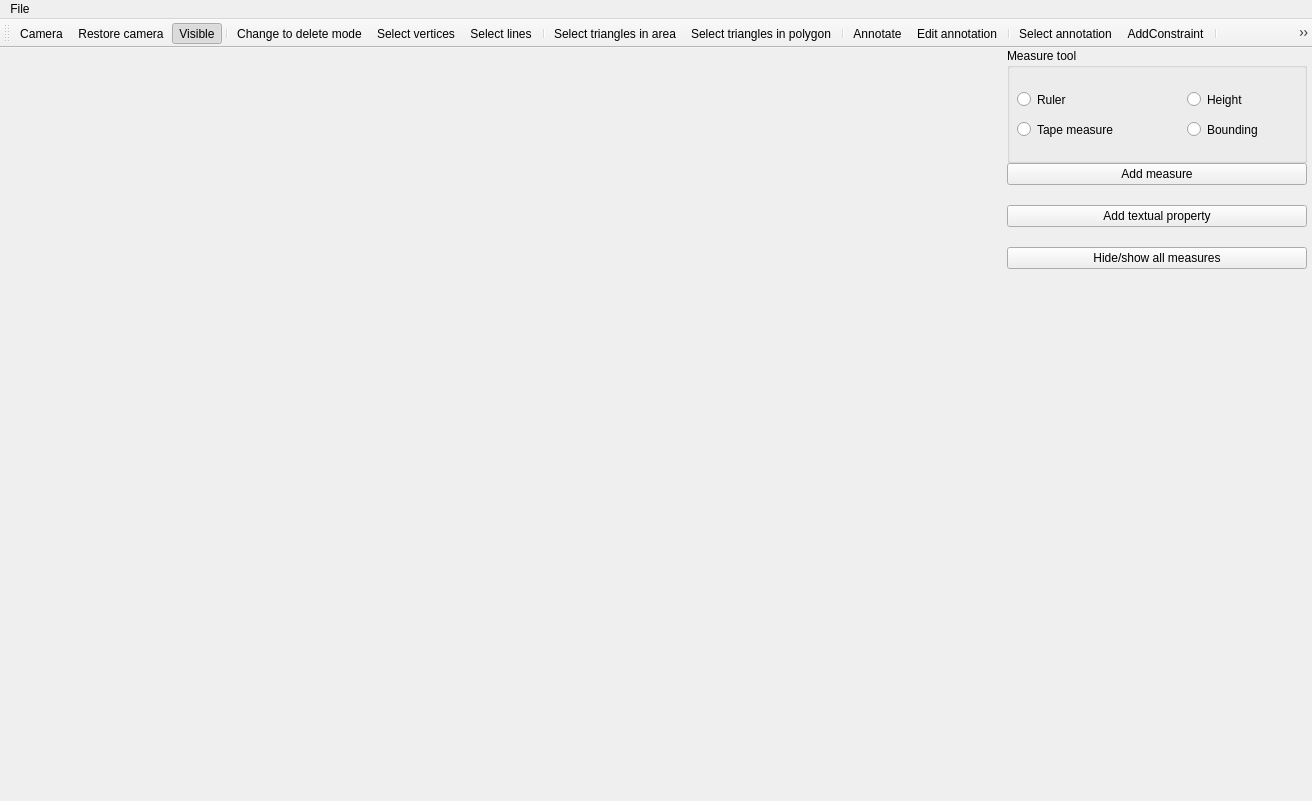
<?xml version="1.0" encoding="UTF-8"?>
<ui version="4.0">
 <class>AnnotationWindow</class>
 <widget class="QMainWindow" name="AnnotationWindow">
  <property name="geometry">
   <rect>
    <x>0</x>
    <y>0</y>
    <width>1312</width>
    <height>801</height>
   </rect>
  </property>
  <property name="sizePolicy">
   <sizepolicy hsizetype="Preferred" vsizetype="Preferred">
    <horstretch>0</horstretch>
    <verstretch>0</verstretch>
   </sizepolicy>
  </property>
  <property name="windowTitle">
   <string>AnnotationWindow</string>
  </property>
  <widget class="QWidget" name="centralwidget">
   <property name="sizePolicy">
    <sizepolicy hsizetype="Preferred" vsizetype="Preferred">
     <horstretch>0</horstretch>
     <verstretch>0</verstretch>
    </sizepolicy>
   </property>
   <layout class="QHBoxLayout" name="horizontalLayout_2">
    <property name="spacing">
     <number>0</number>
    </property>
    <property name="leftMargin">
     <number>0</number>
    </property>
    <property name="topMargin">
     <number>0</number>
    </property>
    <property name="rightMargin">
     <number>0</number>
    </property>
    <property name="bottomMargin">
     <number>0</number>
    </property>
    <item>
     <layout class="QHBoxLayout" name="horizontalLayout">
      <property name="spacing">
       <number>0</number>
      </property>
      <property name="sizeConstraint">
       <enum>QLayout::SetNoConstraint</enum>
      </property>
      <property name="leftMargin">
       <number>0</number>
      </property>
      <property name="rightMargin">
       <number>0</number>
      </property>
      <item>
       <widget class="QVTKOpenGLNativeWidget" name="qvtkWidget" native="true">
        <property name="sizePolicy">
         <sizepolicy hsizetype="Expanding" vsizetype="Expanding">
          <horstretch>0</horstretch>
          <verstretch>0</verstretch>
         </sizepolicy>
        </property>
        <property name="minimumSize">
         <size>
          <width>1000</width>
          <height>720</height>
         </size>
        </property>
        <property name="maximumSize">
         <size>
          <width>16777215</width>
          <height>16777215</height>
         </size>
        </property>
       </widget>
      </item>
      <item>
       <layout class="QVBoxLayout" name="verticalLayout">
        <property name="spacing">
         <number>0</number>
        </property>
        <property name="sizeConstraint">
         <enum>QLayout::SetNoConstraint</enum>
        </property>
        <property name="leftMargin">
         <number>5</number>
        </property>
        <property name="rightMargin">
         <number>5</number>
        </property>
        <item>
         <widget class="QGroupBox" name="measureToolGroupBox">
          <property name="enabled">
           <bool>true</bool>
          </property>
          <property name="sizePolicy">
           <sizepolicy hsizetype="Fixed" vsizetype="Fixed">
            <horstretch>0</horstretch>
            <verstretch>0</verstretch>
           </sizepolicy>
          </property>
          <property name="minimumSize">
           <size>
            <width>300</width>
            <height>115</height>
           </size>
          </property>
          <property name="maximumSize">
           <size>
            <width>152</width>
            <height>16777215</height>
           </size>
          </property>
          <property name="title">
           <string>Measure tool </string>
          </property>
          <widget class="QRadioButton" name="rulerButton">
           <property name="geometry">
            <rect>
             <x>10</x>
             <y>40</y>
             <width>112</width>
             <height>23</height>
            </rect>
           </property>
           <property name="text">
            <string>Ruler</string>
           </property>
          </widget>
          <widget class="QRadioButton" name="tapeMeasureButton">
           <property name="geometry">
            <rect>
             <x>10</x>
             <y>70</y>
             <width>121</width>
             <height>23</height>
            </rect>
           </property>
           <property name="text">
            <string>Tape measure</string>
           </property>
          </widget>
          <widget class="QRadioButton" name="boundingButton">
           <property name="geometry">
            <rect>
             <x>180</x>
             <y>70</y>
             <width>112</width>
             <height>23</height>
            </rect>
           </property>
           <property name="text">
            <string>Bounding</string>
           </property>
          </widget>
          <widget class="QRadioButton" name="heightButton">
           <property name="geometry">
            <rect>
             <x>180</x>
             <y>40</y>
             <width>112</width>
             <height>23</height>
            </rect>
           </property>
           <property name="text">
            <string>Height</string>
           </property>
          </widget>
         </widget>
        </item>
        <item>
         <widget class="QPushButton" name="addMeasureButton">
          <property name="enabled">
           <bool>true</bool>
          </property>
          <property name="sizePolicy">
           <sizepolicy hsizetype="Fixed" vsizetype="Fixed">
            <horstretch>0</horstretch>
            <verstretch>0</verstretch>
           </sizepolicy>
          </property>
          <property name="minimumSize">
           <size>
            <width>300</width>
            <height>0</height>
           </size>
          </property>
          <property name="text">
           <string>Add measure</string>
          </property>
         </widget>
        </item>
        <item>
         <spacer name="verticalSpacer">
          <property name="orientation">
           <enum>Qt::Vertical</enum>
          </property>
          <property name="sizeType">
           <enum>QSizePolicy::Fixed</enum>
          </property>
          <property name="sizeHint" stdset="0">
           <size>
            <width>20</width>
            <height>20</height>
           </size>
          </property>
         </spacer>
        </item>
        <item>
         <widget class="QPushButton" name="addPropertyButton">
          <property name="sizePolicy">
           <sizepolicy hsizetype="Fixed" vsizetype="Fixed">
            <horstretch>0</horstretch>
            <verstretch>0</verstretch>
           </sizepolicy>
          </property>
          <property name="minimumSize">
           <size>
            <width>300</width>
            <height>0</height>
           </size>
          </property>
          <property name="text">
           <string>Add textual property</string>
          </property>
         </widget>
        </item>
        <item>
         <spacer name="verticalSpacer_2">
          <property name="orientation">
           <enum>Qt::Vertical</enum>
          </property>
          <property name="sizeType">
           <enum>QSizePolicy::Fixed</enum>
          </property>
          <property name="sizeHint" stdset="0">
           <size>
            <width>20</width>
            <height>20</height>
           </size>
          </property>
         </spacer>
        </item>
        <item>
         <widget class="QPushButton" name="hideMeasuresButton">
          <property name="text">
           <string>Hide/show all measures</string>
          </property>
          <property name="checkable">
           <bool>true</bool>
          </property>
         </widget>
        </item>
        <item>
         <widget class="MeasuresListWidget" name="measuresList" native="true">
          <property name="sizePolicy">
           <sizepolicy hsizetype="Preferred" vsizetype="Expanding">
            <horstretch>0</horstretch>
            <verstretch>0</verstretch>
           </sizepolicy>
          </property>
          <property name="minimumSize">
           <size>
            <width>300</width>
            <height>0</height>
           </size>
          </property>
          <property name="maximumSize">
           <size>
            <width>152</width>
            <height>16777215</height>
           </size>
          </property>
         </widget>
        </item>
       </layout>
      </item>
     </layout>
    </item>
   </layout>
  </widget>
  <widget class="QToolBar" name="toolBar">
   <property name="windowTitle">
    <string>toolBar</string>
   </property>
   <attribute name="toolBarArea">
    <enum>TopToolBarArea</enum>
   </attribute>
   <attribute name="toolBarBreak">
    <bool>false</bool>
   </attribute>
   <addaction name="actionCamera"/>
   <addaction name="actionResetCamera"/>
   <addaction name="actionVisible"/>
   <addaction name="separator"/>
   <addaction name="actionDeleteMode"/>
   <addaction name="actionVerticesSelection"/>
   <addaction name="actionLinesSelection"/>
   <addaction name="separator"/>
   <addaction name="actionTrianglesInRectangle"/>
   <addaction name="actionTrianglesInPolygon"/>
   <addaction name="separator"/>
   <addaction name="actionAnnotate"/>
   <addaction name="actionEditAnnotation"/>
   <addaction name="separator"/>
   <addaction name="actionSelectAnnotation"/>
   <addaction name="actionAddConstraint"/>
   <addaction name="separator"/>
   <addaction name="actionBuildRelationshipsGraph"/>
   <addaction name="actionShowRelationships"/>
   <addaction name="actionConstrain"/>
   <addaction name="actionReleaseConstraints"/>
   <addaction name="separator"/>
   <addaction name="actionTransfer"/>
  </widget>
  <widget class="QMenuBar" name="menuBar">
   <property name="geometry">
    <rect>
     <x>0</x>
     <y>0</y>
     <width>1312</width>
     <height>22</height>
    </rect>
   </property>
   <widget class="QMenu" name="menuFile">
    <property name="title">
     <string>File</string>
    </property>
    <addaction name="actionSaveAnnotation"/>
    <addaction name="actionOpenAnnotation"/>
    <addaction name="actionClearAnnotation"/>
    <addaction name="actionClearSelections"/>
   </widget>
   <addaction name="menuFile"/>
  </widget>
  <action name="actionDeleteMode">
   <property name="checkable">
    <bool>true</bool>
   </property>
   <property name="icon">
    <iconset resource="../Icons/icons.qrc">
     <normaloff>:/Icons/Eraser-icon.png</normaloff>:/Icons/Eraser-icon.png</iconset>
   </property>
   <property name="text">
    <string>Change to delete mode</string>
   </property>
   <property name="toolTip">
    <string>Change to selection/deselection mode</string>
   </property>
  </action>
  <action name="actionVerticesSelection">
   <property name="checkable">
    <bool>true</bool>
   </property>
   <property name="icon">
    <iconset resource="../Icons/icons.qrc">
     <normaloff>:/Icons/point_rect.png</normaloff>:/Icons/point_rect.png</iconset>
   </property>
   <property name="text">
    <string>Select vertices</string>
   </property>
   <property name="toolTip">
    <string>If checked allows to select mesh vertices</string>
   </property>
  </action>
  <action name="actionLinesSelection">
   <property name="checkable">
    <bool>true</bool>
   </property>
   <property name="icon">
    <iconset resource="../Icons/icons.qrc">
     <normaloff>:/Icons/polyline.png</normaloff>:/Icons/polyline.png</iconset>
   </property>
   <property name="text">
    <string>Select lines</string>
   </property>
   <property name="toolTip">
    <string>If checked, allows to select consecutive edges</string>
   </property>
  </action>
  <action name="actionTrianglesInRectangle">
   <property name="checkable">
    <bool>true</bool>
   </property>
   <property name="icon">
    <iconset resource="../Icons/icons.qrc">
     <normaloff>:/Icons/triangle_rect.png</normaloff>:/Icons/triangle_rect.png</iconset>
   </property>
   <property name="text">
    <string>Select triangles in area</string>
   </property>
   <property name="toolTip">
    <string>If checked, allows to select triangles inside a rectangle</string>
   </property>
  </action>
  <action name="actionTrianglesInPolygon">
   <property name="checkable">
    <bool>true</bool>
   </property>
   <property name="icon">
    <iconset resource="../Icons/icons.qrc">
     <normaloff>:/Icons/polygonalLasso.png</normaloff>:/Icons/polygonalLasso.png</iconset>
   </property>
   <property name="text">
    <string>Select triangles in polygon</string>
   </property>
   <property name="toolTip">
    <string>If checked, allows to select triangles inside a polygon</string>
   </property>
  </action>
  <action name="actionAnnotate">
   <property name="icon">
    <iconset resource="../Icons/icons.qrc">
     <normaloff>:/Icons/tag-icon.png</normaloff>:/Icons/tag-icon.png</iconset>
   </property>
   <property name="text">
    <string>Annotate</string>
   </property>
   <property name="toolTip">
    <string>Annotate selected entities with some information</string>
   </property>
  </action>
  <action name="actionSaveAnnotation">
   <property name="text">
    <string>Save annotation</string>
   </property>
  </action>
  <action name="actionSelectAnnotation">
   <property name="checkable">
    <bool>true</bool>
   </property>
   <property name="icon">
    <iconset resource="../Icons/icons.qrc">
     <normaloff>:/Icons/select_icon.png</normaloff>:/Icons/select_icon.png</iconset>
   </property>
   <property name="text">
    <string>Select annotation</string>
   </property>
   <property name="toolTip">
    <string>If checked, allows to select one or more annotations</string>
   </property>
  </action>
  <action name="actionBuildRelationshipsGraph">
   <property name="icon">
    <iconset resource="../Icons/icons.qrc">
     <normaloff>:/Icons/hierarchy.png</normaloff>:/Icons/hierarchy.png</iconset>
   </property>
   <property name="text">
    <string>Build hierarchy</string>
   </property>
   <property name="toolTip">
    <string>Exploit the annotations containment to build a hierarchy</string>
   </property>
  </action>
  <action name="actionCamera">
   <property name="checkable">
    <bool>true</bool>
   </property>
   <property name="icon">
    <iconset resource="../Icons/icons.qrc">
     <normaloff>:/Icons/camera.png</normaloff>:/Icons/camera.png</iconset>
   </property>
   <property name="text">
    <string>Camera</string>
   </property>
   <property name="toolTip">
    <string>Change to camera view</string>
   </property>
  </action>
  <action name="actionVisible">
   <property name="checkable">
    <bool>true</bool>
   </property>
   <property name="checked">
    <bool>true</bool>
   </property>
   <property name="icon">
    <iconset resource="../Icons/icons.qrc">
     <normaloff>:/Icons/visible_icon.png</normaloff>:/Icons/visible_icon.png</iconset>
   </property>
   <property name="text">
    <string>Visible</string>
   </property>
   <property name="toolTip">
    <string>Change to visible/all selection mode</string>
   </property>
  </action>
  <action name="actionOpenAnnotation">
   <property name="text">
    <string>Open annotation</string>
   </property>
  </action>
  <action name="actionClearAnnotation">
   <property name="text">
    <string>Clear annotation</string>
   </property>
  </action>
  <action name="actionClearSelections">
   <property name="text">
    <string>Clear selections</string>
   </property>
  </action>
  <action name="actionShowRelationships">
   <property name="icon">
    <iconset resource="../Icons/icons.qrc">
     <normaloff>:/Icons/relationships.png</normaloff>:/Icons/relationships.png</iconset>
   </property>
   <property name="text">
    <string>actionShowRelationships</string>
   </property>
   <property name="toolTip">
    <string>Opens a dialog for the relationships visualization</string>
   </property>
  </action>
  <action name="actionEditAnnotation">
   <property name="icon">
    <iconset resource="../Icons/icons.qrc">
     <normaloff>:/edit_icon.png</normaloff>:/edit_icon.png</iconset>
   </property>
   <property name="text">
    <string>Edit annotation</string>
   </property>
   <property name="toolTip">
    <string>Click here  to edit the selected annotation</string>
   </property>
  </action>
  <action name="actionResetCamera">
   <property name="icon">
    <iconset resource="../Icons/icons.qrc">
     <normaloff>:/Icons/restore_camera.png</normaloff>:/Icons/restore_camera.png</iconset>
   </property>
   <property name="text">
    <string>Restore camera</string>
   </property>
   <property name="toolTip">
    <string>Restore camera position and orientation</string>
   </property>
  </action>
  <action name="actionConstrain">
   <property name="enabled">
    <bool>false</bool>
   </property>
   <property name="icon">
    <iconset resource="../Icons/icons.qrc">
     <normaloff>:/Icons/constraint.png</normaloff>:/Icons/constraint.png</iconset>
   </property>
   <property name="text">
    <string>Constrain</string>
   </property>
  </action>
  <action name="actionTransfer">
   <property name="icon">
    <iconset resource="../Icons/icons.qrc">
     <normaloff>:/Icons/transfer.png</normaloff>:/Icons/transfer.png</iconset>
   </property>
   <property name="text">
    <string>actionTransfer</string>
   </property>
  </action>
  <action name="actionAddConstraint">
   <property name="icon">
    <iconset resource="../Icons/icons.qrc">
     <normaloff>:/Icons/add.png</normaloff>:/Icons/add.png</iconset>
   </property>
   <property name="text">
    <string>AddConstraint</string>
   </property>
  </action>
  <action name="actionReleaseConstraints">
   <property name="enabled">
    <bool>false</bool>
   </property>
   <property name="icon">
    <iconset resource="../Icons/icons.qrc">
     <normaloff>:/Icons/unconstraint.png</normaloff>:/Icons/unconstraint.png</iconset>
   </property>
   <property name="text">
    <string>Release constraints</string>
   </property>
  </action>
 </widget>
 <customwidgets>
  <customwidget>
   <class>QVTKOpenGLNativeWidget</class>
   <extends>QWidget</extends>
   <header location="global">QVTKOpenGLNativeWidget.h</header>
   <container>1</container>
  </customwidget>
  <customwidget>
   <class>MeasuresListWidget</class>
   <extends>QWidget</extends>
   <header location="global">measureslistwidget.h</header>
   <container>1</container>
  </customwidget>
 </customwidgets>
 <resources>
  <include location="../Icons/icons.qrc"/>
 </resources>
 <connections/>
</ui>
